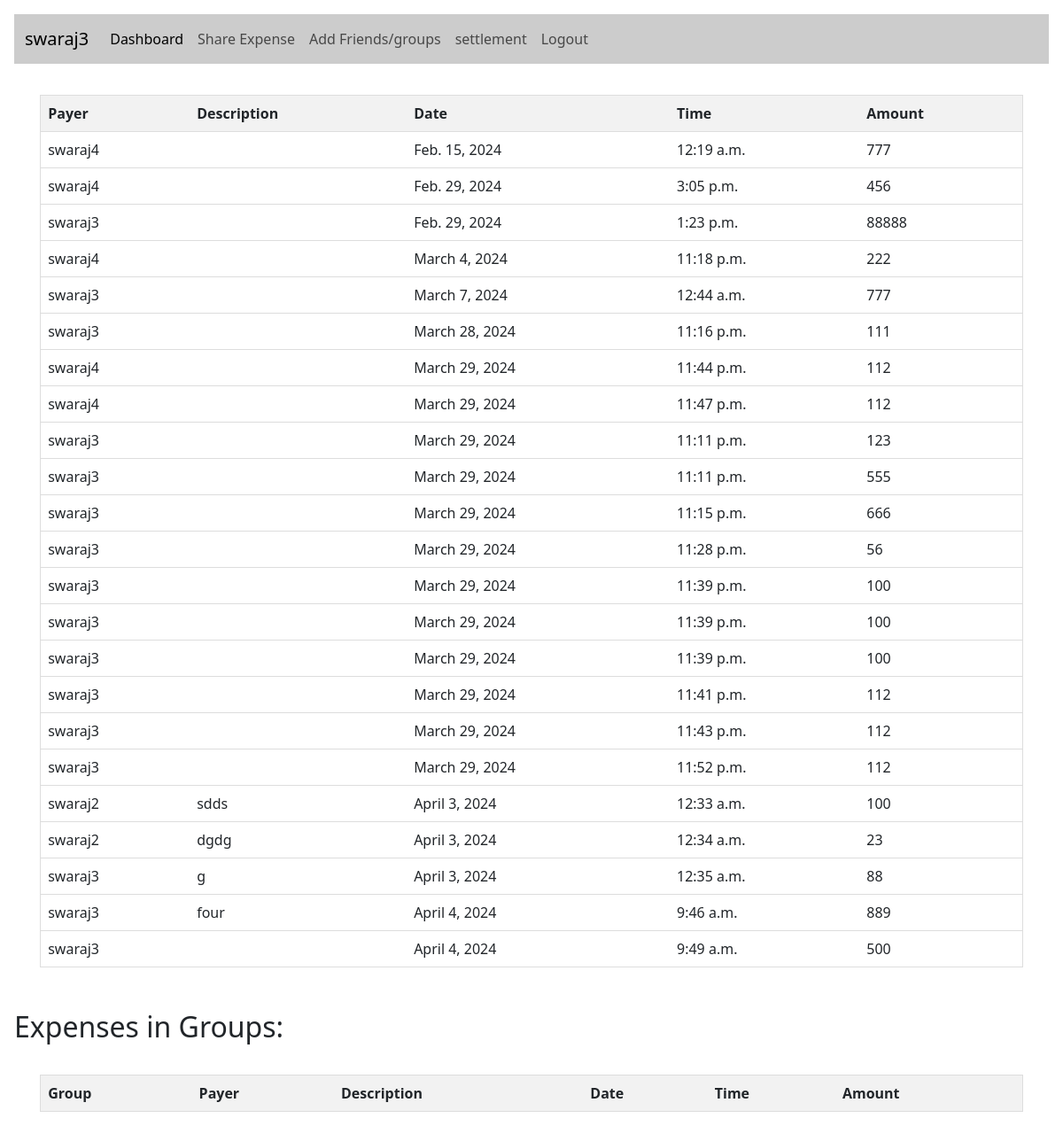
The app's page /show_expenses/ (signed in) with its own data.
### firstapp/models.py (models this page shows)
class CustomUser(AbstractUser):
    uid                 = models.BigAutoField(primary_key=True)
    username            = models.CharField(max_length=100, unique=True)
    password            = models.CharField(max_length=50)
    email               = models.EmailField(verbose_name="email", max_length=100, unique=True)
    phone_no            = models.CharField(max_length=12, null = True)
    total_balance       = models.BigIntegerField(default=0)
    def __str__(self):
        return self.username

class Expense_record(models.Model):
    eid                 = models.BigAutoField(primary_key=True)
    payer_uid           = models.ForeignKey(settings.AUTH_USER_MODEL, on_delete=models.CASCADE, related_name='Expense_user')
    shared_uid          = models.ForeignKey(settings.AUTH_USER_MODEL, on_delete=models.SET_NULL, related_name='Expense_shared_with_friend', null = True)
    total_amount        = models.BigIntegerField()
    splited_amount      = models.BigIntegerField(null = True)
    description         = models.TextField(max_length=500, null=True)
    date_field          = models.DateField( null = True, default=datetime.date.today())
    time_field          = models.TimeField( null = True, default=datetime.datetime.now())

### firstapp/views.py (the view)
# urls.py: path('show_expenses/', views.show_expenses, name="show_expenses"),
def show_expenses(request):
    expense_list = Expense_record.objects.filter(payer_uid = request.user)
    shared_user_expense_list = Expense_record.objects.filter(shared_uid = request.user)
    expense_list = expense_list | shared_user_expense_list
    expense_list = expense_list.order_by('date_field')
    group_query_set = Group.objects.filter(uid = request.user)
    group_expense_list = list()
    for group in group_query_set:
        group_expense_list = group_expense_list + list(Group_expense_record.objects.filter(gid = group))
    return render(request, 'Dashboard.html', {'expense_list': expense_list, 'group_expense_list' : group_expense_list})

### templates/Dashboard.html (shortened to what this page needs)
{% extends 'home.html' %}
{% block content %}
    <table>
        <thead>
            <tr>
                <th>Payer</th>
                <th>Description</th>
                <th>Date</th>
                <th>Time</th>
                <th>Amount</th>
            </tr>
        </thead>
        <tbody>
            {% for expense in expense_list %}
            <tr>
                <td>{{ expense.shared_uid }}</td>
                <td>{{ expense.description }}</td>
                <td>{{ expense.date_field }}</td>
                <td>{{ expense.time_field }}</td>
                <td>{{ expense.total_amount }}</td>
            </tr>
            {% endfor %}
        </tbody>
    </table>
    <br>
    <br>
    <h2>Expenses in Groups:</h2>
    <table>
        <thead>
            <tr>
                <th>Group</th>
                <th>Payer</th>
                <th>Description</th>
                <th>Date</th>
                <th>Time</th>
                <th>Amount</th>
            </tr>
        </thead>
    </table>
{% endblock %}

### templates/home.html (shortened to what this page needs)
<!doctype html>
<html lang="en">
<head>
    <link href="https://cdn.jsdelivr.net/npm/bootstrap@5.3.3/dist/css/bootstrap.min.css" rel="stylesheet">
    <link href="https://getbootstrap.com/docs/5.3/assets/css/docs.css" rel="stylesheet">
</head>
<body class="p-3 m-0 border-0 bd-example m-0 border-0">
    <nav class="navbar navbar-expand-lg navbar-light custom-navbar">
        <div class="container-fluid">
            <a class="navbar-brand" href="#">{{request.user}}</a>
            <div class="collapse navbar-collapse" id="navbarSupportedContent">
                <ul class="navbar-nav me-auto mb-2 mb-lg-0">
                    <li class="nav-item">
                        <a class="nav-link active" aria-current="page" href="/show_expenses">Dashboard</a>
                    </li>
                    <li class="nav-item">
                        <a class="nav-link" href="/index_view">Share Expense</a>
                    </li>
                    <li class="nav-item">
                        <a class="nav-link" href="/index_view">Add Friends/groups</a>
                    </li>
                    <li class="nav-item">
                        <a class="nav-link" href="/show_settlement_view">settlement</a>
                    </li>
                    <li class="nav-item">
                        <a class="nav-link" href="/logout_view" tabindex="-1">Logout</a>
                    </li>
                </ul>
            </div>
        </div>
    </nav>
    {% block content %}
    {% endblock %}
</body>
</html>

### templates/home.html (style rules this page uses)
.custom-navbar { background-color: #ccc; }

### templates/Dashboard.html (style rules this page uses)
table { width: 95%; border-collapse: collapse; border: 1px solid #ddd; margin-top: 35px; margin-left: auto; margin-right: auto; }
th, td { padding: 8px; text-align: left; border-bottom: 1px solid #ddd; }
th { background-color: #f2f2f2; }

### records on screen
CustomUser: user "swaraj3"
Expense_record: shared_uid "swaraj4", date_field "Feb. 15, 2024", time_field "12:19 a.m.", total_amount "777"
Expense_record: shared_uid "swaraj4", date_field "Feb. 29, 2024", time_field "3:05 p.m.", total_amount "456"
Expense_record: shared_uid "swaraj3", date_field "Feb. 29, 2024", time_field "1:23 p.m.", total_amount "88888"
Expense_record: shared_uid "swaraj4", date_field "March 4, 2024", time_field "11:18 p.m.", total_amount "222"
Expense_record: shared_uid "swaraj3", date_field "March 7, 2024", time_field "12:44 a.m.", total_amount "777"
Expense_record: shared_uid "swaraj3", date_field "March 28, 2024", time_field "11:16 p.m.", total_amount "111"
Expense_record: shared_uid "swaraj4", date_field "March 29, 2024", time_field "11:44 p.m.", total_amount "112"
Expense_record: shared_uid "swaraj4", date_field "March 29, 2024", time_field "11:47 p.m.", total_amount "112"
Expense_record: shared_uid "swaraj3", date_field "March 29, 2024", time_field "11:11 p.m.", total_amount "123"
Expense_record: shared_uid "swaraj3", date_field "March 29, 2024", time_field "11:11 p.m.", total_amount "555"
Expense_record: shared_uid "swaraj3", date_field "March 29, 2024", time_field "11:15 p.m.", total_amount "666"
Expense_record: shared_uid "swaraj3", date_field "March 29, 2024", time_field "11:28 p.m.", total_amount "56"
Expense_record: shared_uid "swaraj3", date_field "March 29, 2024", time_field "11:39 p.m.", total_amount "100"
Expense_record: shared_uid "swaraj3", date_field "March 29, 2024", time_field "11:39 p.m.", total_amount "100"
Expense_record: shared_uid "swaraj3", date_field "March 29, 2024", time_field "11:39 p.m.", total_amount "100"
Expense_record: shared_uid "swaraj3", date_field "March 29, 2024", time_field "11:41 p.m.", total_amount "112"
Expense_record: shared_uid "swaraj3", date_field "March 29, 2024", time_field "11:43 p.m.", total_amount "112"
Expense_record: shared_uid "swaraj3", date_field "March 29, 2024", time_field "11:52 p.m.", total_amount "112"
Expense_record: shared_uid "swaraj2", description "sdds", date_field "April 3, 2024", time_field "12:33 a.m.", total_amount "100"
Expense_record: shared_uid "swaraj2", description "dgdg", date_field "April 3, 2024", time_field "12:34 a.m.", total_amount "23"
Expense_record: shared_uid "swaraj3", description "g", date_field "April 3, 2024", time_field "12:35 a.m.", total_amount "88"
Expense_record: shared_uid "swaraj3", description "four", date_field "April 4, 2024", time_field "9:46 a.m.", total_amount "889"
Expense_record: shared_uid "swaraj3", date_field "April 4, 2024", time_field "9:49 a.m.", total_amount "500"
